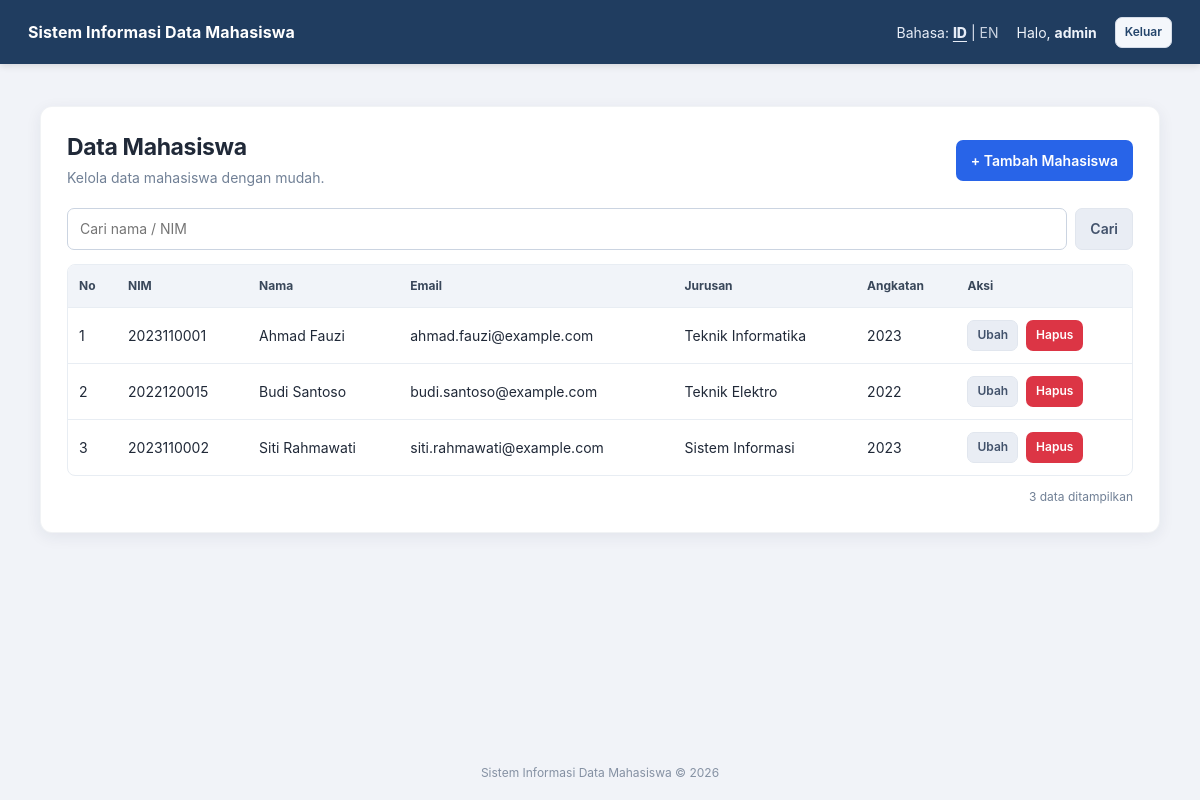
The app's page /Program/index.php (signed in) with its own data.
### tables this page shows
CREATE TABLE IF NOT EXISTS mahasiswa (
    id INT UNSIGNED AUTO_INCREMENT PRIMARY KEY,
    nim VARCHAR(10) NOT NULL UNIQUE,
    nama VARCHAR(100) NOT NULL,
    email VARCHAR(100) NOT NULL,
    jurusan VARCHAR(100) NOT NULL,
    angkatan YEAR NOT NULL,
    created_at TIMESTAMP NOT NULL DEFAULT CURRENT_TIMESTAMP
);

### Program/includes/functions.php (called while the page is built, shortened)
<?php
function e($value): string
{
    return htmlspecialchars((string) $value, ENT_QUOTES | ENT_SUBSTITUTE, 'UTF-8');
}
function t(string $key): string
{
    $lang = $_SESSION['lang'] ?? 'id';
    return $translations[$lang][$key] ?? $key;
}
function current_language_url(string $language): string
{
    $params = $_GET;
    $params['lang'] = $language;
    return basename($_SERVER['PHP_SELF']) . '?' . http_build_query($params);
}

### Program/index.php (the view, shortened to what this page needs)
<?php
require_once __DIR__ . '/config/database.php';
$q = trim((string) ($_GET['q'] ?? ''));
if ($q !== '') {
    $stmt = $pdo->prepare('SELECT id, nim, nama, email, jurusan, angkatan FROM mahasiswa WHERE nim LIKE :q_nim OR nama LIKE :q_nama ORDER BY nama ASC');
    $like = '%' . $q . '%';
    $stmt->execute(['q_nim' => $like, 'q_nama' => $like]);
} else {
    $stmt = $pdo->query('SELECT id, nim, nama, email, jurusan, angkatan FROM mahasiswa ORDER BY nama ASC');
}
$students = $stmt->fetchAll();
require __DIR__ . '/includes/header.php';
?>
<section class="content-card">
    <div class="section-heading">
        <div>
            <h1><?= e(t('dashboard')) ?></h1>
            <p class="muted"><?= e(t('dashboard_subtitle')) ?></p>
        </div>
        <a href="tambah.php" class="btn btn-primary">+ <?= e(t('add_student')) ?></a>
    </div>
    <form method="GET" class="search-form">
        <input type="search" name="q" value="<?= e($q) ?>" placeholder="<?= e(t('search_placeholder')) ?>" aria-label="<?= e(t('search_placeholder')) ?>">
        <button type="submit" class="btn btn-secondary"><?= e(t('search')) ?></button>
    </form>
    <div class="table-wrap">
        <table>
            <thead><tr>
                <th><?= e(t('no')) ?></th><th><?= e(t('nim')) ?></th><th><?= e(t('name')) ?></th>
                <th><?= e(t('email')) ?></th><th><?= e(t('major')) ?></th><th><?= e(t('year')) ?></th><th><?= e(t('action')) ?></th>
            </tr></thead>
            <tbody>
            <?php if (!$students): ?>
                <tr><td colspan="7" class="empty-state"><?= e($q === '' ? t('empty') : t('no_result')) ?></td></tr>
            <?php else: ?>
                <?php foreach ($students as $index => $student): ?>
                    <tr>
                        <td data-label="<?= e(t('no')) ?>"><?= $index + 1 ?></td>
                        <td data-label="<?= e(t('nim')) ?>"><?= e($student['nim']) ?></td>
                        <td data-label="<?= e(t('name')) ?>"><?= e($student['nama']) ?></td>
                        <td data-label="<?= e(t('email')) ?>"><?= e($student['email']) ?></td>
                        <td data-label="<?= e(t('major')) ?>"><?= e($student['jurusan']) ?></td>
                        <td data-label="<?= e(t('year')) ?>"><?= e($student['angkatan']) ?></td>
                        <td data-label="<?= e(t('action')) ?>" class="action-cell">
                            <a class="btn btn-secondary btn-small" href="edit.php?id=<?= (int) $student['id'] ?>"><?= e(t('edit')) ?></a>
                            <form method="POST" action="hapus.php" class="inline-form" onsubmit="return confirm('<?= e(t('delete_confirm')) ?>')">
                                <button type="submit" class="btn btn-danger btn-small"><?= e(t('delete')) ?></button>
                            </form>
                        </td>
                    </tr>
                <?php endforeach; ?>
            <?php endif; ?>
            </tbody>
        </table>
    </div>
    <p class="record-count"><?= count($students) ?> <?= ($_SESSION['lang'] ?? 'id') === 'id' ? 'data ditampilkan' : 'records shown' ?></p>
</section>
<?php require __DIR__ . '/includes/footer.php'; ?>

### Program/includes/header.php (shortened to what this page needs)
<?php
require_once __DIR__ . '/functions.php';
$currentUser = $_SESSION['user']['username'] ?? null;
?>
<!DOCTYPE html>
<html lang="<?= e($_SESSION['lang'] ?? 'id') ?>">
<head>
    <link rel="stylesheet" href="assets/css/style.css">
</head>
<body>
<header class="topbar">
    <a class="brand" href="index.php"><?= e(APP_NAME) ?></a>
    <div class="topbar-right">
        <nav class="language" aria-label="<?= e(t('language')) ?>">
            <?= e(t('language')) ?>:
            <a class="<?= ($_SESSION['lang'] ?? 'id') === 'id' ? 'active' : '' ?>" href="<?= e(current_language_url('id')) ?>">ID</a>
            <span>|</span>
            <a class="<?= ($_SESSION['lang'] ?? 'id') === 'en' ? 'active' : '' ?>" href="<?= e(current_language_url('en')) ?>">EN</a>
        </nav>
        <?php if ($currentUser): ?>
            <span class="welcome"><?= e(t('hello')) ?>, <strong><?= e($currentUser) ?></strong></span>
            <form method="POST" action="logout.php" class="inline-form">
                <button type="submit" class="btn btn-light btn-small"><?= e(t('logout')) ?></button>
            </form>
        <?php endif; ?>
    </div>
</header>
<main class="main-container">

### Program/includes/footer.php
</main>
<footer class="site-footer"><?= e(t('footer')) ?> &copy; <?= date('Y') ?></footer>
</body>
</html>

### Program/assets/css/style.css (style rules this page uses)
:root { --navy: #203d60; --navy-dark: #172f4d; --blue: #2864e8; --blue-hover: #1e50c4; --bg: #f1f3f8; --surface: #ffffff; --text: #202938; --muted: #718096; --border: #dce2eb; --danger: #dc3545; --success: #16794b; --shadow: 0 4px 16px rgba(24, 39, 75, .07); }
* { box-sizing: border-box; }
body { margin: 0; min-height: 100vh; display: flex; flex-direction: column; background: var(--bg); color: var(--text); font-family: Inter, ui-sans-serif, system-ui, -apple-system, "Segoe UI", sans-serif; font-size: 14px; line-height: 1.5; }
a { color: inherit; }
.topbar { min-height: 64px; padding: 12px 28px; display: flex; align-items: center; justify-content: space-between; gap: 18px; background: var(--navy); color: #fff; box-shadow: 0 2px 7px rgba(0,0,0,.12); }
.brand { color: #fff; font-size: 16px; font-weight: 700; text-decoration: none; letter-spacing: .1px; }
.topbar-right { display: flex; align-items: center; gap: 18px; }
.language { white-space: nowrap; color: #e7edf7; }
.language a { text-decoration: none; opacity: .85; }
.language a.active { opacity: 1; font-weight: 800; text-decoration: underline; text-underline-offset: 3px; }
.welcome { white-space: nowrap; color: #eef3fa; }
.main-container { width: min(100% - 36px, 1120px); margin: 42px auto 54px; flex: 1; }
.content-card, .form-card, .login-card { background: var(--surface); border: 1px solid rgba(30, 55, 90, .06); border-radius: 12px; box-shadow: var(--shadow); }
.content-card { padding: 26px; }
h1 { margin: 0; font-size: 23px; line-height: 1.25; font-weight: 750; letter-spacing: -.35px; }
.section-heading { display: flex; justify-content: space-between; align-items: center; gap: 16px; margin-bottom: 20px; }
.muted { margin: 5px 0 0; color: var(--muted); }
.search-form { display: flex; gap: 8px; margin: 20px 0 14px; }
.search-form input { flex: 1; min-width: 0; }
input, select { width: 100%; min-height: 42px; padding: 9px 12px; border: 1px solid #cbd4e1; border-radius: 7px; background: #fff; color: var(--text); font: inherit; outline: none; transition: border-color .15s, box-shadow .15s; }
.btn { display: inline-flex; justify-content: center; align-items: center; gap: 6px; min-height: 40px; padding: 9px 14px; border: 1px solid transparent; border-radius: 7px; text-decoration: none; font: inherit; font-weight: 600; cursor: pointer; white-space: nowrap; transition: background .15s, border-color .15s, transform .08s; }
.btn-primary { color: #fff; background: var(--blue); }
.btn-secondary { color: #42526b; background: #e9edf4; border-color: #e1e6ee; }
.btn-danger { color: #fff; background: var(--danger); }
.btn-light { color: #24456b; background: #f4f7fb; border-color: #d4dce8; }
.btn-small { min-height: 31px; padding: 5px 9px; font-size: 12px; }
.inline-form { display: inline-flex; margin: 0; }
.table-wrap { overflow-x: auto; border: 1px solid #e8edf3; border-radius: 8px; }
table { width: 100%; border-collapse: collapse; min-width: 850px; }
th, td { padding: 12px 11px; border-bottom: 1px solid #e8edf3; text-align: left; vertical-align: middle; }
th { background: #f1f4f9; color: #39475a; font-size: 12px; font-weight: 750; white-space: nowrap; }
tbody tr:last-child td { border-bottom: 0; }
.action-cell { white-space: nowrap; }
.action-cell .inline-form { margin-left: 4px; }
.record-count { margin: 12px 0 0; color: var(--muted); font-size: 12px; text-align: right; }
.site-footer { padding: 18px; color: #8591a3; text-align: center; font-size: 12px; }

### records on screen
mahasiswa: nim "2023110001", nama "Ahmad Fauzi", email "ahmad.fauzi@example.com", jurusan "Teknik Informatika", angkatan "2023"
mahasiswa: nim "2022120015", nama "Budi Santoso", email "budi.santoso@example.com", jurusan "Teknik Elektro", angkatan "2022"
mahasiswa: nim "2023110002", nama "Siti Rahmawati", email "siti.rahmawati@example.com", jurusan "Sistem Informasi", angkatan "2023"

### other values on screen
APP_NAME "Sistem Informasi Data Mahasiswa"
t('language') "Bahasa"
t('hello') "Halo"
$currentUser "admin"
t('logout') "Keluar"
t('dashboard') "Data Mahasiswa"
t('dashboard_subtitle') "Kelola data mahasiswa dengan mudah."
t('add_student') "Tambah Mahasiswa"
t('search') "Cari"
t('no') "No"
t('nim') "NIM"
t('name') "Nama"
t('email') "Email"
t('major') "Jurusan"
t('year') "Angkatan"
